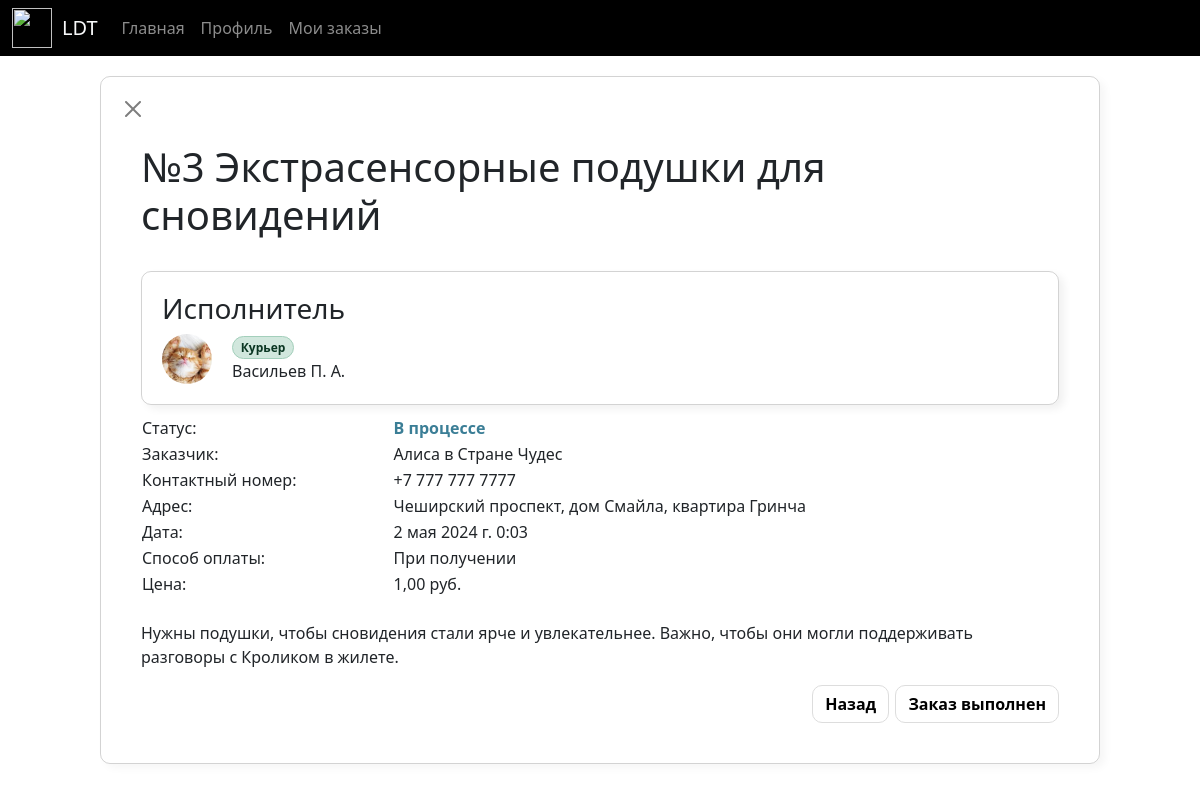
/order/details/3 (signed in), run on the app's committed database.
### order/models.py (models this page shows, shortened)
class Order(models.Model):
    objects = OrderManager()
    PAYMENT_CHOICES = [
        ('при_получении', _('При получении')),
        ('оплачено', _('Оплачено')),
    ]
    payment_method = models.CharField(
        max_length=20,
        choices=PAYMENT_CHOICES,
        verbose_name=_('Способ оплаты'),
        help_text=_('Выберите способ оплаты для этого заказа.')
    )
    creation_time = models.DateTimeField(
        auto_now_add=True,
        verbose_name=_('Дата создания'),
        help_text=_('Дата и время создания этого заказа.')
    )
    delivery_date = models.DateTimeField(
        null=True,
        blank=True,
        verbose_name=_('Дата доставки'),
        help_text=_('Планируемая дата доставки этого заказа.')
    )
    status = models.BooleanField(
        verbose_name=_('Статус'),
        help_text=_('Статус выполнения этого заказа.')
    )
    name = models.CharField(
        max_length=100,
        verbose_name=_('Название'),
        help_text=_('Название этого заказа.')
    )
    client = models.CharField(
        max_length=150,
        verbose_name=_('Клиент'),
        help_text=_('Имя клиента, оформившего этот заказ.')
    )
    contact_number = models.CharField(
        max_length=25,
        verbose_name=_('Контактный номер'),
        help_text=_('Контактный номер клиента для связи.')
    )
    employee = models.ForeignKey(
        settings.AUTH_USER_MODEL,
        related_name='employee_user',
        on_delete=models.CASCADE,
        null=True,
        blank=True,
        verbose_name=_('Исполнитель'),
        help_text=_('Пользователь, ответственный за выполнение этого заказа.')
    )
    price = models.DecimalField(
        max_digits=20,
        decimal_places=2,
        default=0,
        verbose_name=_('Цена'),
        help_text=_('Цена этого заказа.')
    )
    address = models.CharField(
        max_length=120,
        verbose_name=_('Адрес'),
        help_text=_('Адрес доставки для этого заказа.')
    )
    description = models.TextField(
        max_length=10000,
        null=True,
        blank=True,
        verbose_name=_('Описание'),
        help_text=_('Дополнительное описание или комментарии к этому заказу.')
    )
    class Meta:
        ordering = ['-creation_time']
        verbose_name = _('Заказ')
        verbose_name_plural = _('Заказы')

### users/models.py (models this page shows, shortened)
class User(AbstractUser):
    objects = CustomUserManager()
    email = models.EmailField(
        "Email",
        max_length=100,
        unique=True
    )
    username = models.CharField(
        "Имя пользователя",
        max_length=100,
        help_text="Введите имя",
        blank=True,
        null=True,
        editable=False
    )
    avatar = models.ImageField(
        upload_to='avatars',
    )
    birthday = models.DateField(
        "дата рождения",
        help_text="Введите дату рождения",
        blank=True,
        null=True,
    )
    middle_name = models.CharField(
        "отчество",
        max_length=100,
        help_text="Введите Отчество",
        blank=True,
        null=True,
    )
    first_name = models.CharField(
        "имя",
        max_length=150,
        help_text="Введите Имя",
    )
    last_name = models.CharField(
        "фамилия",
        max_length=150,
        help_text="Введите Фамилию",
    )
    def get_name(self):
        name = self.email
        if self.last_name:
            name = str(self.last_name + " ").capitalize()
        if self.first_name:
            name += str(self.first_name[0] + ". ").capitalize()
        if self.middle_name:
            name += str(self.middle_name[0] + ". ").capitalize()
        return name
    USERNAME_FIELD = 'email'
    REQUIRED_FIELDS = []
    class Meta(AbstractUser.Meta):
        swappable = "AUTH_USER_MODEL"

### order/views.py (the view)
# urls.py: path("details/<int:pk>", views.OrderDetails.as_view(), name="orders_details"),
class OrderDetails(LoginRequiredMixin, View):
    template_name = "order/order_details.html"
    def get(self, request, pk):
        order = get_object_or_404(Order, pk=pk)
        context = {
            "order": order,
        }
        return render(request, self.template_name, context)

### templates/order/order_details.html (shortened to what this page needs)
{% extends "base.html" %} {% load static %} {% block content %}
<section class="pt-6 pb-7" id="features">
    <div class="container" style="padding: 20px; display: flex; justify-content: center">
        <div class="task-box" style="width: 100%; max-width: 1000px">
            <button style="    position: relative;left: -20px;top: -20px;" type="button" class="btn-close" data-bs-dismiss="toast" aria-label="Close"
            onclick="history.go(-1);"
            ></button>
            <h1>№{{ order.id }} {{ order.name }}</h1>
            <br>
            <div class="task" role="alert"
                onclick="return location.href = '/user/userdetail/{{ order.employee.id }}'"
            >
                <h3>
                    Исполнитель
                </h3>
                <div style="display: flex;">
                    <div style="margin-right: 20px;">
                        <img class="rounded-circle-avatar" style="width: 50px; height: 50px; padding: 0px"
                             src="{{ order.employee.avatar.url }}">
                    </div>
                    <div>
                        {% if order.employee.is_superuser or order.employee.is_staff or order.employee.is_admin %}
                            <span style="font-size: 12px" class="badge bg-warning-subtle border border-warning-subtle text-warning-emphasis rounded-pill">
                                Администратор
                            </span>
                        {% else %}
                            <span style="font-size: 12px" class="badge bg-success-subtle border border-success-subtle text-success-emphasis rounded-pill">
                                Курьер
                            </span>
                        {% endif %}<br>
                        <span>{{order.employee.get_name}}</span>
                    </div>
                </div>
            </div>
            <table style="width: 100%">
                <tr>
                    <td>Статус:</td>
                    <td>
                        {% if order.status %}
                        <span class="status_pass">Завершено</span>
                        {% else %}
                        <span class="status_process">В процессе</span>
                        {% endif %}
                    </td>
                </tr>
                <tr>
                    <td>Заказчик:</td>
                    <td>{{ order.client }}</td>
                </tr>
                <tr>
                    <td>Контактный номер:</td>
                    <td>{{ order.contact_number }}</td>
                </tr>
                <tr>
                    <td>Адрес:</td>
                    <td>{{ order.address }}</td>
                </tr>
                <tr>
                    <td>Дата:</td>
                    <td>{{ order.creation_time }}</td>
                </tr>
                <tr>
                    <td>Способ оплаты:</td>
                    <td>{{ order.get_payment_method_display }}</td>
                </tr>
                <tr>
                    <td>Цена:</td>
                    <td>{{ order.price }} руб.</td>
                </tr>
            </table>
            <br>
            <p>{{ order.description }}</p>
            <div style="display: flex; justify-content: end">
                {% if not order.status %}
                <form method="get" action="/order/complete/{{ order.id }}">
                    <button type="button" style="margin-right: 2px" class="simple-btn dark-b n"
                    onclick="history.go(-1)"
                    >Назад</button>
                    <button type="submit" class="simple-btn green-b n"
                    >Заказ выполнен
                    </button>
                </form>
                {% endif %}
            </div>
        </div>
    </div>
</section>
{% endblock content %}

### static_dev/css/style.css (style rules this page uses)
.task-box { overflow: hidden; max-width: 600px; min-width: 400px; padding: 40px; border-radius: 10px; border: 1px rgba(128, 128, 128, 0.35) solid; box-shadow: 5px 4px 8px 0px rgba(0, 0, 0, 0.04); transition: 0.3s; }
.rounded-circle-avatar { height: 100px; width: 100px; border-radius: 50%; padding: 10px; object-fit: cover; background-position: center; background-repeat: no-repeat; background-size: cover; }
.task { cursor: pointer; border-radius: 10px; padding: 20px; margin-bottom: 10px; display: flex; flex-direction: column; border: 1px rgba(128, 128, 128, 0.35) solid; box-shadow: 5px 4px 8px 0px rgba(0, 0, 0, 0.06); }
.status_process { border-radius: 20px; color: #3b7e96; font-weight: bolder; margin: auto; }
.simple-btn { border: solid 1px #DDD; border-radius: 10px; font-size: 1rem; font-weight: 600; --bs-btn-padding-x: 0.75rem; --bs-btn-padding-y: 0.375rem; --bs-btn-font-family: ; --bs-btn-font-size: 1rem; --bs-btn-font-weight: 400; --bs-btn-line-height: 1.5; --bs-btn-color: var(--bs-body-color); --bs-btn-bg: transparent; --bs-btn-border-width: var(--bs-border-width); --bs-btn-border-color: transparent; --bs-btn-border-radius: var(--bs-border-radius); --bs-btn-hover-border-color: transparent; --bs-btn-box-shadow: inset 0 1px 0 rgba(255, 255, 255, 0.15), 0 1px 1px rgba(0, 0, 0, 0.075); --bs-btn-disabled-opacity: 0.65; --bs-btn-focus-box-shadow: 0 0 0 0.25rem rgba(var(--bs-btn-focus-shadow-rgb), .5); display: inline-block; padding: var(--bs-btn-padding-y) var(--bs-btn-padding-x); font-family: var(--bs-btn-font-family); line-height: var(--bs-btn-line-height); color: var(--bs-btn-color); text-align: center; text-decoration: none; vertical-align: middle; cursor: pointer; -webkit-user-select: none; -moz-user-select: none; user-select: none; background-color: var(--bs-btn-bg); box-sizing: border-box; box-shadow: 0 0 0 rgba(255, 255, 255, 0); transition: border-color 0.15s ease-out, color 0.25s ease-out, background-color 0.15s ease-out, box-shadow 0.15s ease-out; }
.dark-b { border-color: #181818; color: #181818; }
.green-b { border-color: #10b40a; color: #10b40a; }
.n { border: solid 1px #DDD; color: black; }

### data on the page
Order: id "3", name "Экстрасенсорные подушки для сновидений", employee.avatar (picture), employee.get_name "Васильев П. А.", client "Алиса в Стране Чудес", contact_number "+7 777 777 7777", address "Чеширский проспект, дом Смайла, квартира Гринча", creation_time "2 мая 2024 г. 0:03", payment_method "При получении", price "1,00", description "Нужны подушки, чтобы сновидения стали ярче и увлекательнее. Важно, чтобы они могли поддерживать разговоры с Кроликом в жилете."
